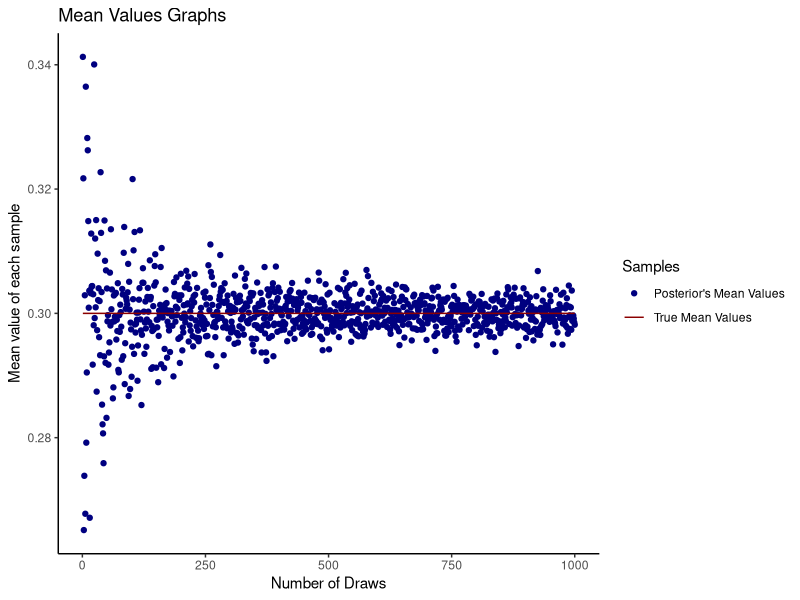
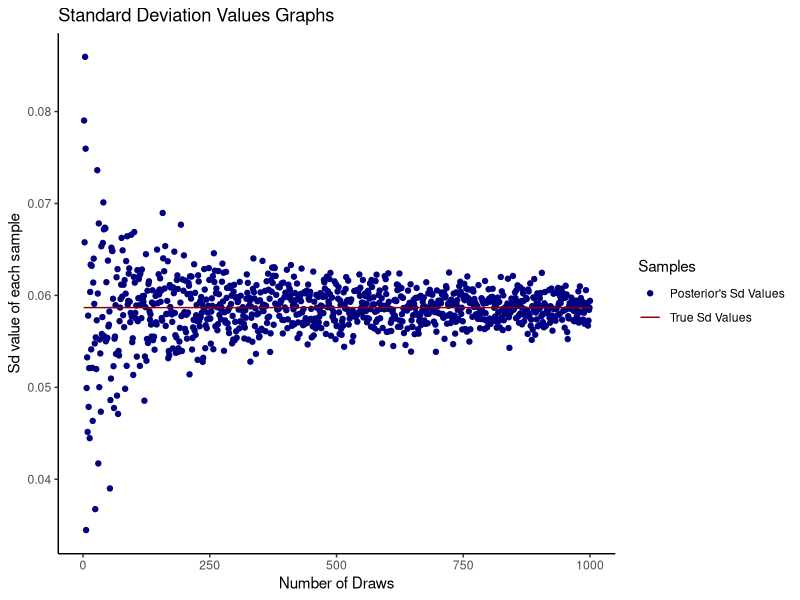
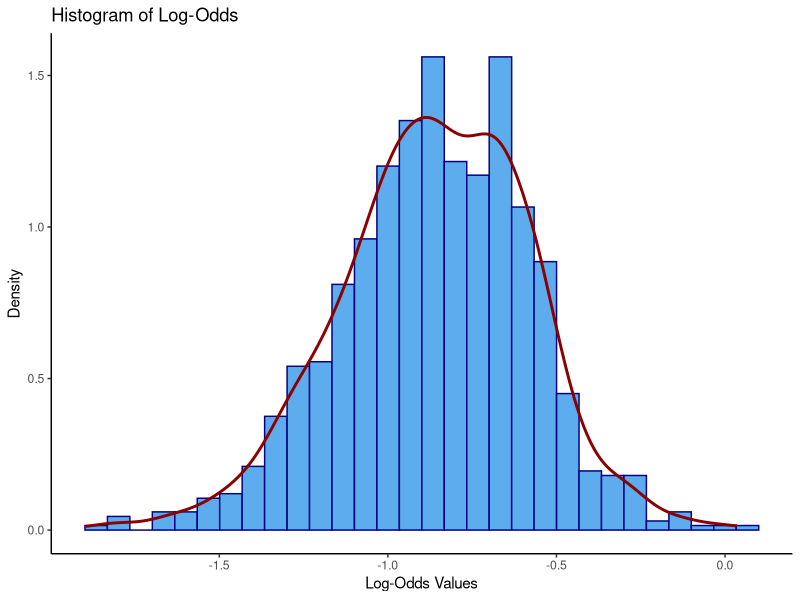
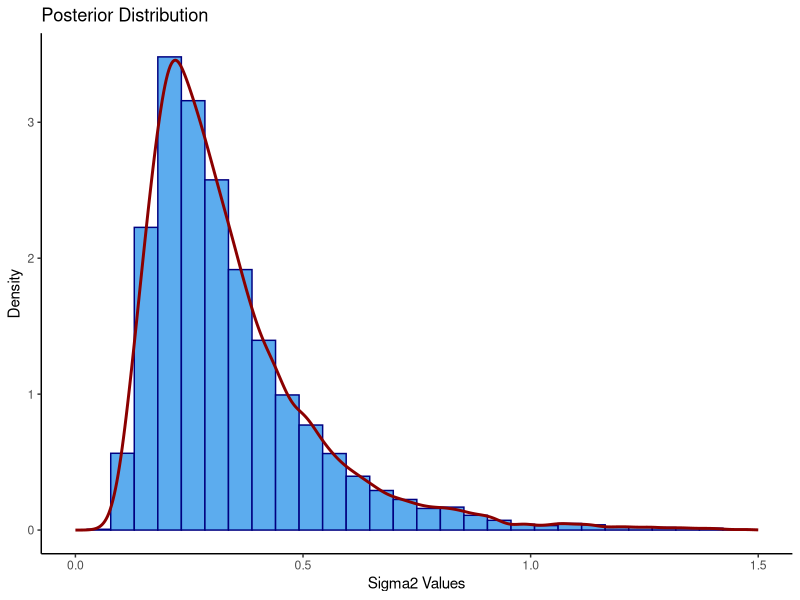
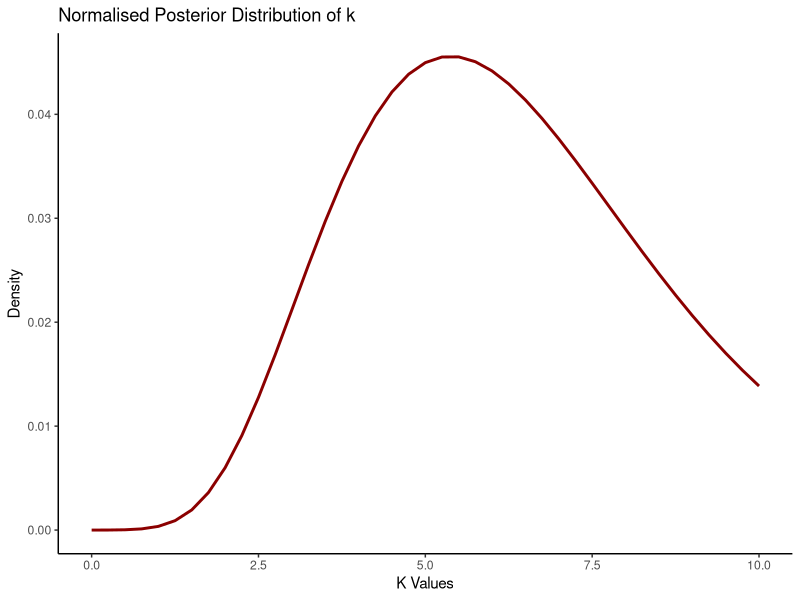

The R script that drew these images, in order:
## ---- chunk 1
knitr::opts_chunk$set(echo = TRUE, warning = FALSE)
knitr::opts_chunk$set(tidy.opts = list(width.cutoff = 60), tidy = TRUE)

## ---- chunk 2
#____________________________Assignment 1____________________________#

#Task 1a

#parameters
a0 <- 5
b0 <- 5
n <- 50
s <- 13
f <- 50 - 13

#true mean
mean_true <- (a0 + s)/(a0 + s + b0 + f)
#true var
var_true <- ((a0 + s)*(b0 + f)) / (((a0 + s + b0 + f)^2)*(a0 + s + b0 + f + 1))
#true sd
sd_true <- sqrt(var_true)

## ---- chunk 3
set.seed(12345)

#calculate posterior's mean
mean_posterior = c()
for (i in 1:1000) {
  #rbeta generates random deviates
  mean_posterior[i] = mean(rbeta(n = i, shape1 = a0 + s, shape2 = b0 + f)) 
}

#calculate posterior's sd
sd_posterior = c()
for (i in 1:1000) {
  sd_posterior[i] = sd(rbeta(n = i, shape1 = a0 + s, shape2 = b0 + f))
}

#data for plots
df_plot1 <- data.frame("draws" = 1:1000,
                       "mean_true" = mean_true,
                       "sd_true" = sd_true,
                       "mean_posterior" = mean_posterior,
                       "sd_posterior" = sd_posterior)

library(ggplot2)

#plot of mean values
ggplot(df_plot1) +
  geom_point(aes( x = draws, y = mean_posterior, color = "nany")) +
  geom_line(aes(x = draws, y = mean_true, color = "red4")) +
  theme(legend.position="right") +
  scale_color_manual(values=c('navy','red4'),
                     name = "Samples",
                     labels = c("Posterior's Mean Values","True Mean Values" )) +
  ggtitle("Mean Values Graphs") +
  xlab("Number of Draws") +
  ylab("Mean value of each sample") +
  theme_classic()

## ---- chunk 4
#plot of sd values
ggplot(df_plot1) +
  geom_point(aes( x = draws, y = sd_posterior, color = "nany")) +
  geom_line(aes(x = draws, y = sd_true, color = "red4")) +
  theme(legend.position="right") +
  scale_color_manual(values=c('navy','red4'),
                     name = "Samples",
                     labels = c("Posterior's Sd Values","True Sd Values" )) +
  ggtitle("Standard Deviation Values Graphs") +
  xlab("Number of Draws") +
  ylab("Sd value of each sample") +
  theme_classic()

## ---- chunk 5
#Task 1b

set.seed(12345)

#generates 1,000 random deviates.
posterior_sample <- rbeta(n = 1000, shape1 = a0+s, shape2 = b0+f)

#posterior probability
posterior_prob <- sum(posterior_sample < 0.3)/1000

#exact posterior prob
#pbeta the distribution function
exact_prob <- pbeta(q = 0.3, shape1 = a0+s, shape2 = b0+f)

## ---- chunk 6
#Task 1c

#log-odds 
phi <- log(posterior_sample/(1-posterior_sample))

#data for plot
df_plot2 <- data.frame("phi" = phi)

#plot of log-odds
ggplot(df_plot2, aes(x=phi)) +
  geom_histogram(bins = 30, color = "navy", fill = "steelblue2", aes(y=..density..)) +
  geom_density(colour = "red4", size = 1) +
  ggtitle("Histogram of Log-Odds") +
  xlab("Log-Odds Values") +
  ylab("Density") +
  theme_classic()

## ---- chunk 7
#____________________________Assignment 2____________________________#

#Task 2a

#observations
obs <- c(33,24,48,32,55,74,23,76,17)

#tau^2 
tau_2 <- sum((log(obs) - 3.5)^2)/9


#generates 10,000 random deviates.
set.seed(12345)
sigma2 <- c()
for (i in 1:10000){
  # simulate from chi squared distribution
  sigma2[i] <- 9*tau_2 / rchisq(1,9)
}

#data for plot
df_plot2 <- data.frame("sigma2" = sigma2)

#plot
ggplot(df_plot2, aes(x=sigma2)) +
  geom_histogram(bins = 30, color = "navy", fill = "steelblue2", aes(y=..density..)) +
  geom_density(colour = "red4", size = 1) +
  scale_x_continuous(limits = c(0,1.5)) +
  ggtitle("Posterior Distribution") +
  xlab("Sigma2 Values") +
  ylab("Density") +
  theme_classic()

## ---- chunk 8
#Task 2b

#Gini calculation 
gini <- 2*pnorm(sqrt(sigma2)/sqrt(2)) - 1

## ---- chunk 9
#Task 2c

#producing sample quantiles corresponding to the probabilities
interval <- quantile(gini, probs = c(0.025,0.975))
## ---- chunk 10

#table for the interval
df_intervals <- data.frame("lower_bound" = interval[1], "upper_bound" = interval[2])
colnames(df_intervals) <- c("lower bound", "upper bound")
rownames(df_intervals) <- c("95% Equal Tail Credible Interval")
knitr::kable(df_intervals)

## ---- chunk 11
#Task 2d

#kernel density estimation
gini_density <- density(gini)

df_density <- data.frame(
  #the n coordinates of the points where the density is estimated
  "coord" = gini_density$x,
  #the estimated density values
  "estimated_vals" = gini_density$y)

#order/sort the estimated density values
df_density <- df_density[order(gini_density$y, decreasing = TRUE),]

#calculate the probs
df_density$probs <- cumsum(df_density$estimated_vals)/sum(df_density$estimated_vals)

#get the indexes
index <- which(df_density$probs <= 0.95)

#get the probs
hdps <- df_density[index,]

#low hdpi
low_hdpi <- min(hdps$coord)
#upper hdpi
upp_hdpi <- max(hdps$coord)

intervals <- data.frame("lower_bound" = c(interval[1],low_hdpi), "upper_bound" = c(interval[2],upp_hdpi))
rownames(intervals) <- c("95% Equal Tail Credible Interval","95% Highest Posterior Density Interval")

knitr::kable(intervals)
## ---- chunk 12
#____________________________Assignment 3____________________________#

#Task 3a

#data
degrees <- c(285, 296, 314, 20, 299, 296, 40, 303, 326, 308)
radians = c(-2.44, 2.14, 2.54, 1.83, 2.02, 2.33, -2.79, 2.23, 2.07, 2.02)

#kappa values 
k <- seq(0,10,0.25)

#unormalised posterior
posterior <- exp(k*sum(cos(radians-2.51))-1)/(besselI(x = k, nu=0)^9)

#normalising constant/marginal likelihood
norm_constant <- sum(posterior)

#normalised posterior
norm_posterior <- posterior/norm_constant

#data for plotting
df_plot3 <- data.frame("k"=k, "posterior_vals"=norm_posterior)

#plot 
ggplot(df_plot3) +
  geom_line(aes(x=k, y=posterior_vals),colour = "red4", size = 1) +
  ggtitle("Normalised Posterior Distribution of k") +
  xlab("K Values") +
  ylab("Density") +
  theme_classic()

## ---- chunk 13
#Task 3b

#get the index of the max value
max_index <- which.max(norm_posterior)

#get the max value
k_mode <- norm_posterior[max_index]
